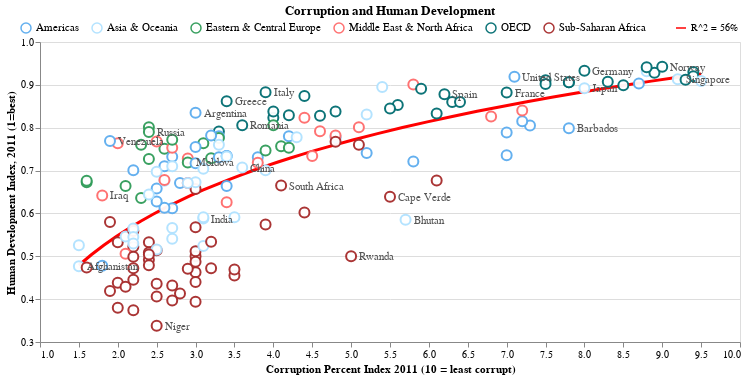

Notebook cell for this chart:
### Code cell
base = alt.Chart(df, title ='Corruption and Human Development').encode(
    x = alt.X('CPI:Q',title='Corruption Percent Index 2011 (10 = least corrupt)',
              scale=alt.Scale(zero=False),axis=alt.Axis(grid=False)),
    y = alt.Y('IDH:Q', title = 'Human Development Index, 2011 (1=best)',scale=alt.Scale(zero=False,domain =[.3,1])),
    ).properties(
    width=700,
    height=300,
)

points = base.mark_point(size=100,fill='white',opacity=0.95).encode(color = alt.Color('region',
        scale=alt.Scale(range =[ "#5cacee",'#b0e2ff',"#2e9b57","#ff6a6a", "#006D71", "#a52a2a", "#ff6347"]),
        legend=alt.Legend(
            orient='none',
            legendY=-20,
            legendX=-20,
            direction='horizontal',
            title=None,
            labelFontSize = 11)))

text = base.mark_text(
    align='left',
    baseline='middle',
    dx=8,
    dy=1,
    color='#555555',
    size = 11
).encode(
    text='Texto'
)

curve = base.mark_line(
    color='red',
    size=3
).transform_regression(
    'CPI',    
    'IDH',
    method='log'
).encode(opacity=alt.Opacity('line',legend=alt.Legend(orient='none',legendY=-20,legendX=635,direction='horizontal',
        title=None,values=['R^2 = 56%']),scale=alt.Scale(type='ordinal', range=[1])))

curve + points + text

### Figure 1 — Vega-Lite specification as saved in the notebook (floating-point values rounded to 4 significant figures; data arrays with more than 128 entries replaced by an {"elided": "..."} marker saying what was removed)
{"config": {"view": {"continuousWidth": 400, "continuousHeight": 300}}, "layer": [{"mark": {"type": "line", "color": "red", "size": 3}, "encoding": {"opacity": {"type": "nominal", "field": "line", "legend": {"direction": "horizontal", "legendX": 635, "legendY": -20, "orient": "none", "title": null, "values": ["R^2 = 56%"]}, "scale": {"range": [1], "type": "ordinal"}}, "x": {"type": "quantitative", "axis": {"grid": false}, "field": "CPI", "scale": {"zero": false}, "title": "Corruption Percent Index 2011 (10 = least corrupt)"}, "y": {"type": "quantitative", "field": "IDH", "scale": {"domain": [0.3, 1], "zero": false}, "title": "Human Development Index, 2011 (1=best)"}}, "height": 300, "title": "Corruption and Human Development", "transform": [{"on": "CPI", "regression": "IDH", "method": "log"}], "width": 700}, {"mark": {"type": "point", "fill": "white", "opacity": 0.95, "size": 100}, "encoding": {"color": {"type": "nominal", "field": "region", "legend": {"direction": "horizontal", "labelFontSize": 11, "legendX": -20, "legendY": -20, "orient": "none", "title": null}, "scale": {"range": ["#5cacee", "#b0e2ff", "#2e9b57", "#ff6a6a", "#006D71", "#a52a2a", "#ff6347"]}}, "x": {"type": "quantitative", "axis": {"grid": false}, "field": "CPI", "scale": {"zero": false}, "title": "Corruption Percent Index 2011 (10 = least corrupt)"}, "y": {"type": "quantitative", "field": "IDH", "scale": {"domain": [0.3, 1], "zero": false}, "title": "Human Development Index, 2011 (1=best)"}}, "height": 300, "title": "Corruption and Human Development", "width": 700}, {"mark": {"type": "text", "align": "left", "baseline": "middle", "color": "#555555", "dx": 8, "dy": 1, "size": 11}, "encoding": {"text": {"type": "nominal", "field": "Texto"}, "x": {"type": "quantitative", "axis": {"grid": false}, "field": "CPI", "scale": {"zero": false}, "title": "Corruption Percent Index 2011 (10 = least corrupt)"}, "y": {"type": "quantitative", "field": "IDH", "scale": {"domain": [0.3, 1], "zero": false}, "title": "Human Development Index, 2011 (1=best)"}}, "height": 300, "title": "Corruption and Human Development", "width": 700}], "data": {"name": "data-f53209f20b8ea75aa8d1a9c13dea7727"}, "$schema": "https://vega.github.io/schema/vega-lite/v4.8.1.json", "datasets": {"data-f53209f20b8ea75aa8d1a9c13dea7727": {"elided": "176 records"}}}
